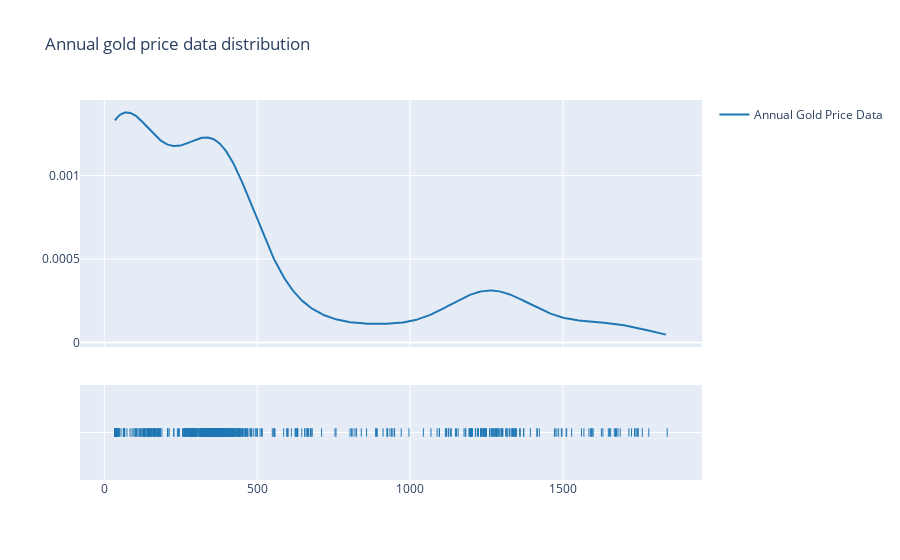

Here is the notebook cell this chart was saved with:
### Code cell
group_labels_mnty = ['Annual Gold Price Data']
fig2 = ff.create_distplot([mnty['Price']], group_labels = group_labels_mnty, show_hist = False)
fig2.update_layout(title_text= "Annual gold price data distribution")
print( 'Kurtosis of normal distribution: {}'.format(stats.kurtosis(mnty['Price'])))
print( 'Skewness of normal distribution: {}'.format(stats.skew(mnty['Price'])))
fig2.show()

### Figure 1 — Plotly figure (JSON) as saved in the notebook; plotly's stock layout.template omitted (floating-point values rounded to 4 significant figures; data arrays with more than 128 entries replaced by an {"elided": "..."} marker saying what was removed)
{"data": [{"legendgroup": "Annual Gold Price Data", "marker": {"color": "rgb(31, 119, 180)"}, "mode": "lines", "name": "Annual Gold Price Data", "showlegend": true, "type": "scatter", "x": {"elided": "500 float values"}, "xaxis": "x", "y": {"elided": "500 float values"}, "yaxis": "y"}, {"legendgroup": "Annual Gold Price Data", "marker": {"color": "rgb(31, 119, 180)", "symbol": "line-ns-open"}, "mode": "markers", "name": "Annual Gold Price Data", "showlegend": false, "type": "scatter", "x": {"elided": "847 float values"}, "xaxis": "x", "y": {"elided": "847 str values"}, "yaxis": "y2"}], "layout": {"barmode": "overlay", "hovermode": "closest", "legend": {"traceorder": "reversed"}, "title": {"text": "Annual gold price data distribution"}, "xaxis": {"anchor": "y2", "domain": [0, 1], "zeroline": false}, "yaxis": {"anchor": "free", "domain": [0.35, 1], "position": 0}, "yaxis2": {"anchor": "x", "domain": [0, 0.25], "dtick": 1, "showticklabels": false}}}
